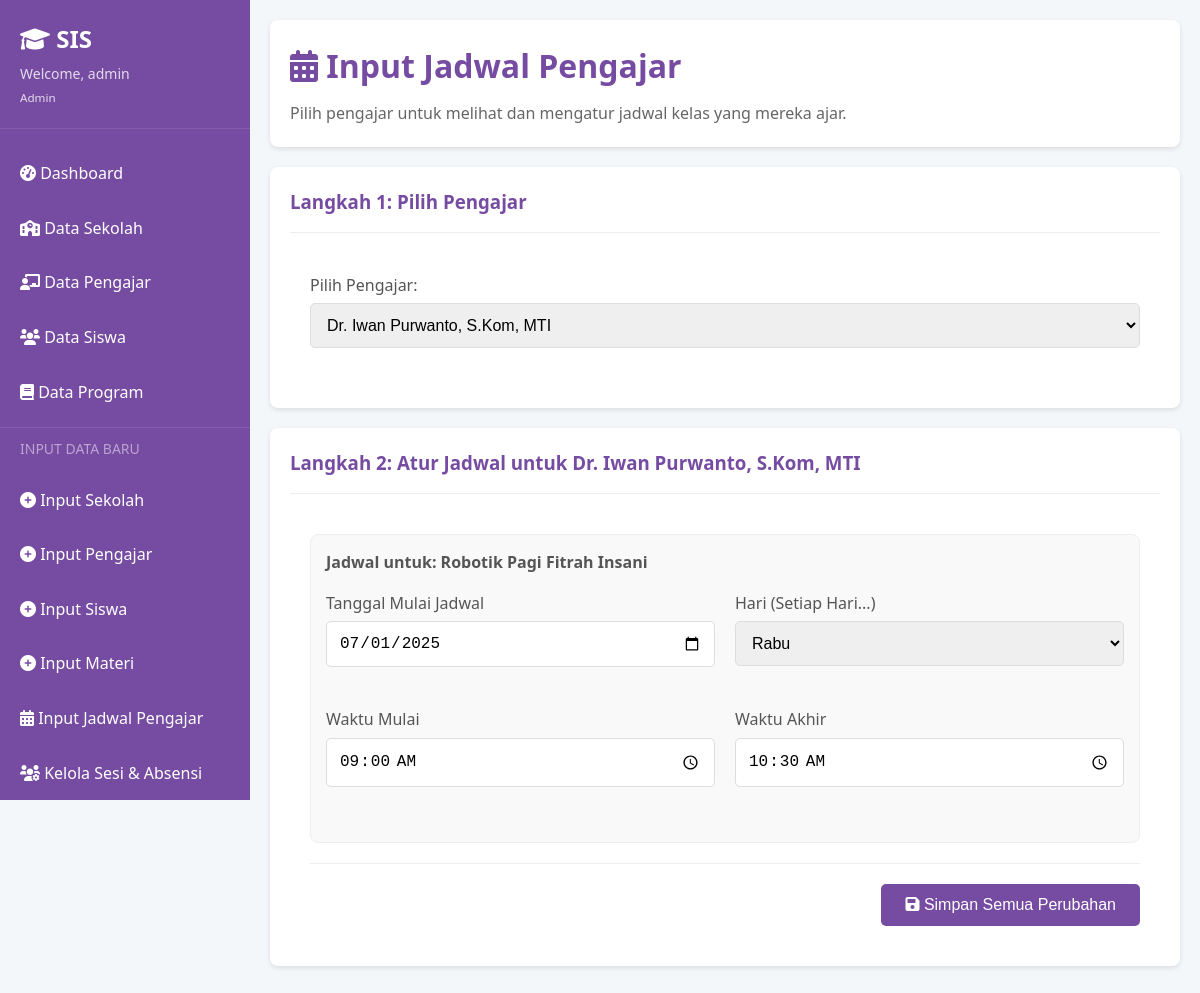
The app's page /admin/jadwal-pengajar?pengajar_id=1 (signed in) with its own data.
### tables this page shows
CREATE TABLE Pengajar (
            id INTEGER PRIMARY KEY AUTOINCREMENT,
            kode_pengajar TEXT UNIQUE NOT NULL,
            nama_pengajar TEXT NOT NULL,
            program TEXT NOT NULL,
            user_id INTEGER,
            FOREIGN KEY (user_id) REFERENCES User(id)
        );

CREATE TABLE Kelas (
            id INTEGER PRIMARY KEY AUTOINCREMENT,
            kode_kelas TEXT NOT NULL UNIQUE,
            nama_kelas TEXT NOT NULL,
            program_id INTEGER,
            sekolah_id INTEGER,
            pengajar_id INTEGER,
            waktu_mulai TEXT NOT NULL,
            waktu_akhir TEXT NOT NULL,
            hari TEXT NOT NULL,
            tanggal_mulai TEXT NOT NULL,
            FOREIGN KEY (program_id) REFERENCES Program(id),
            FOREIGN KEY (sekolah_id) REFERENCES Sekolah(id),
            FOREIGN KEY (pengajar_id) REFERENCES Pengajar(id)
        );

### app.py (the view, shortened to what this page needs)
@app.route('/admin/jadwal-pengajar', methods=['GET', 'POST'])
@role_required('admin')
def admin_jadwal_pengajar():
    db = get_db()
    pengajar_list = db.execute('SELECT id, nama_pengajar FROM Pengajar ORDER BY nama_pengajar').fetchall()
    selected_pengajar_id = request.args.get('pengajar_id')
    kelas_list = None
    selected_pengajar = None
    if selected_pengajar_id:
        selected_pengajar = db.execute('SELECT * FROM Pengajar WHERE id = ?', (selected_pengajar_id,)).fetchone()
        kelas_list = db.execute(
            'SELECT id, nama_kelas, hari, waktu_mulai, waktu_akhir, tanggal_mulai FROM Kelas WHERE pengajar_id = ?',
            (selected_pengajar_id,)
        ).fetchall()
    return render_template('admin_jadwal_pengajar.html',
                           pengajar_list=pengajar_list,
                           kelas_list=kelas_list,
                           selected_pengajar=selected_pengajar)

### app.py (called while the page is built)
def get_db():
    if 'db' not in g:
        g.db = sqlite3.connect(DATABASE, detect_types=sqlite3.PARSE_DECLTYPES)
        g.db.row_factory = sqlite3.Row
    return g.db

def role_required(role):
    def decorator(f):
        @wraps(f)
        def decorated_function(*args, **kwargs):
            if 'user_id' not in session:
                return redirect(url_for('login'))
            db = get_db()
            user = db.execute('SELECT role FROM User WHERE id = ?', (session['user_id'],)).fetchone()
            if not user or user['role'] != role:
                flash('Akses ditolak. Anda tidak memiliki izin.', 'error')
                return redirect(url_for('login'))
            return f(*args, **kwargs)
        return decorated_function
    return decorator

### templates/admin_jadwal_pengajar.html (shortened to what this page needs)
{% extends "layout.html" %}
{% block content %}
<div class="content-header">
    <h1><i class="fas fa-calendar-alt"></i> Input Jadwal Pengajar</h1>
    <p>Pilih pengajar untuk melihat dan mengatur jadwal kelas yang mereka ajar.</p>
</div>
<div class="card">
    <div class="card-header">
        <h3>Langkah 1: Pilih Pengajar</h3>
    </div>
    <form method="GET" action="{{ url_for('admin_jadwal_pengajar') }}" style="padding: 20px;">
        <div class="form-group">
            <label for="pengajar_id">Pilih Pengajar:</label>
            <select id="pengajar_id" name="pengajar_id" class="form-control" onchange="this.form.submit()">
                {% for pengajar in pengajar_list %}
                    <option value="{{ pengajar.id }}" {% if selected_pengajar and selected_pengajar.id == pengajar.id %}selected{% endif %}>
                        {{ pengajar.nama_pengajar }}
                    </option>
                {% endfor %}
            </select>
        </div>
    </form>
</div>
{% if selected_pengajar %}
<div class="card">
    <div class="card-header">
        <h3>Langkah 2: Atur Jadwal untuk {{ selected_pengajar.nama_pengajar }}</h3>
    </div>
    <form method="POST" action="{{ url_for('admin_jadwal_pengajar') }}" style="padding: 20px;">
        {% if kelas_list %}
            {% for kelas in kelas_list %}
            <div class="form-group" style="padding: 15px; border: 1px solid #eee; border-radius: 8px; margin-bottom: 15px; background-color: #f9f9f9;">
                <label><strong>Jadwal untuk: {{ kelas.nama_kelas }}</strong></label>
                <div class="form-row" style="margin-top: 15px;">
                    <div class="form-group" style="flex: 1;">
                        <label>Tanggal Mulai Jadwal</label>
                        <input type="date" name="tanggal_mulai_{{ kelas.id }}" class="form-control" value="{{ kelas.tanggal_mulai or '' }}" required>
                    </div>
                    <div class="form-group" style="flex: 1;">
                        <label>Hari (Setiap Hari...)</label>
                        <select name="hari_{{ kelas.id }}" class="form-control" required>
                            {% set hari_list = ['Senin', 'Selasa', 'Rabu', 'Kamis', 'Jumat', 'Sabtu', 'Minggu'] %}
                            {% for hari in hari_list %}
                                <option value="{{ hari }}" {% if kelas.hari == hari %}selected{% endif %}>{{ hari }}</option>
                            {% endfor %}
                        </select>
                    </div>
                </div>
                <div class="form-row" style="margin-top: 15px;">
                    <div class="form-group" style="flex: 1;">
                        <label>Waktu Mulai</label>
                        <input type="time" name="waktu_mulai_{{ kelas.id }}" class="form-control" value="{{ kelas.waktu_mulai or '' }}" required>
                    </div>
                    <div class="form-group" style="flex: 1;">
                        <label>Waktu Akhir</label>
                        <input type="time" name="waktu_akhir_{{ kelas.id }}" class="form-control" value="{{ kelas.waktu_akhir or '' }}" required>
                    </div>
                </div>
            </div>
            {% endfor %}
            <div class="form-actions">
                <button type="submit" class="btn btn-primary">
                    <i class="fas fa-save"></i> Simpan Semua Perubahan
                </button>
            </div>
        {% else %}
            <p style="text-align: center; color: #666;">Pengajar ini belum ditugaskan ke kelas manapun.</p>
        {% endif %}
    </form>
</div>
{% endif %}
{% endblock %}

### static/style.css (style rules this page uses)
* { margin: 0; padding: 0; box-sizing: border-box; }
body { font-family: 'Segoe UI', Tahoma, Geneva, Verdana, sans-serif; background-color: #f4f7fa; color: #333; line-height: 1.6; }
.form-group { margin-bottom: 20px; }
.form-group label { display: block; margin-bottom: 5px; color: #555; font-weight: 500; }
.form-control { width: 100%; padding: 12px; border: 1px solid #ddd; border-radius: 5px; font-size: 16px; transition: border-color 0.3s ease; }
.btn { display: inline-block; padding: 12px 24px; border: none; border-radius: 5px; cursor: pointer; text-decoration: none; text-align: center; font-size: 16px; font-weight: 500; transition: all 0.3s ease; }
.btn-primary { background-color: #764ba2; color: white; }
.content-header { background: white; padding: 20px; border-radius: 8px; margin-bottom: 20px; box-shadow: 0 2px 5px rgba(0, 0, 0, 0.1); }
.content-header h1 { color: #764ba2; margin-bottom: 10px; }
.content-header p { color: #666; margin: 0; }
.card { background: white; border-radius: 8px; padding: 20px; margin-bottom: 20px; box-shadow: 0 2px 5px rgba(0, 0, 0, 0.1); }
.card-header { border-bottom: 1px solid #eee; padding-bottom: 15px; margin-bottom: 20px; }
.card-header h3 { color: #764ba2; margin: 0; }
.form-row { display: flex; gap: 20px; margin-bottom: 20px; }
.form-row .form-group { flex: 1; }
.form-actions { display: flex; gap: 10px; justify-content: flex-end; margin-top: 20px; padding-top: 20px; border-top: 1px solid #eee; }

### records on screen
Pengajar: nama_pengajar "Dr. Iwan Purwanto, S.Kom, MTI"
Kelas: nama_kelas "Robotik Pagi Fitrah Insani", tanggal_mulai "07/01/2025", hari+id "Rabu", waktu_mulai "09:00", waktu_akhir "10:30"

### other values on screen
{{ session.username }} "admin"
{{ session.role.title() }} "Admin"
form field pengajar_id "Dr. Iwan Purwanto, S.Kom, MTI"
